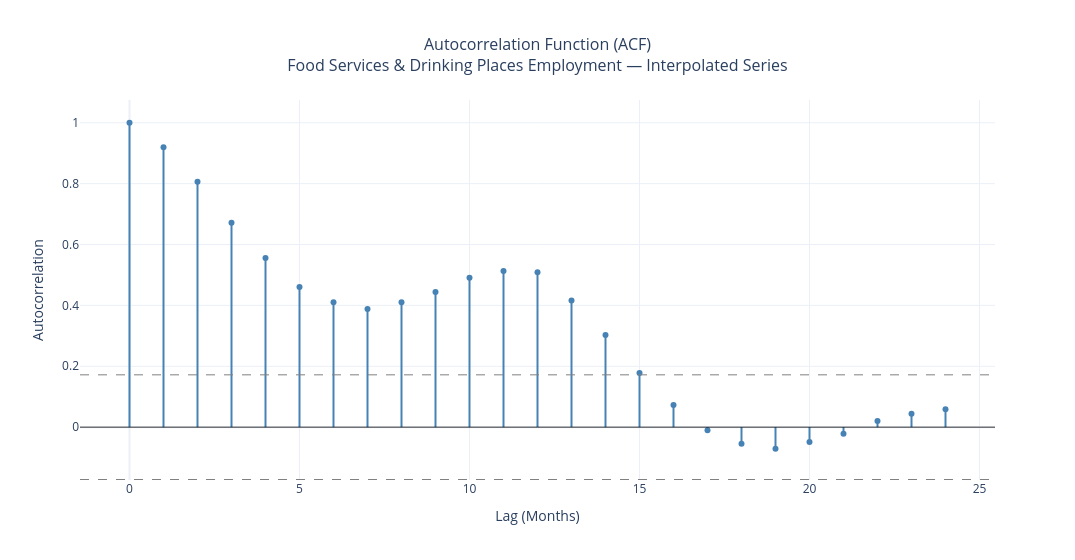

This figure's notebook cell:
### Markdown cell above
## Seasonality

Employment in food services follows a clear seasonal pattern. It generally builds through the spring, reaches its highest levels during the summer months from June through August, and then tapers off through the fall before reaching its lowest levels in January and February.

The timing of this pattern remains broadly consistent across years. The pandemic period should be interpreted cautiously, however, because the actual employment values from March 2020 through June 2021 were replaced through interpolation. The smooth pattern shown during that period reflects the modeling approach rather than the recorded collapse and recovery.

The yearly overlay provides a broader view of employment levels. It shows growth from 2016 through 2019, a smooth interpolated transition during the pandemic period, and higher employment levels in recent years. In 2026, employment follows the familiar spring and summer rise before declining through October. Because the monthly averages combine years with different overall employment levels, they provide descriptive evidence of seasonality rather than a pure seasonal estimate.

The STL decomposition provides a separate estimate of the recurring monthly pattern. The timing of the seasonal changes remains broadly consistent, while their magnitude varies across years. The smaller seasonal swings around the pandemic period may partly reflect the interpolation, which removed the observed fluctuations within that window. The chart suggests that the timing of the employment cycle is relatively stable, but differences in the size of the seasonal movement should be interpreted with that modeling choice in mind.

### Code cell
# =============================================================================
# Section 4: ACF
# =============================================================================

acf_values = acf(df_interp['employed'], nlags=24)
lags = list(range(len(acf_values)))

fig = go.Figure()

# Zero line
fig.add_hline(y=0, line_color='black', line_width=0.8)

# Approximate 95% white-noise reference bounds
n = len(df_interp['employed'])
ci_bound = 1.96 / np.sqrt(n)
fig.add_hline(y=ci_bound, line_dash='dash', line_color='gray', line_width=1)
fig.add_hline(y=-ci_bound, line_dash='dash', line_color='gray', line_width=1)

# ACF stems
for i, (lag, val) in enumerate(zip(lags, acf_values)):
    fig.add_trace(go.Scatter(
        x=[lag, lag],
        y=[0, val],
        mode='lines',
        line=dict(color='steelblue', width=2),
        showlegend=False,
        hoverinfo='skip'
    ))

# ACF points
fig.add_trace(go.Scatter(
    x=lags,
    y=acf_values,
    mode='markers',
    marker=dict(color='steelblue', size=6),
    name='ACF',
    showlegend=False,
    hovertemplate='Lag %{x}: %{y:.3f}<extra></extra>'
))

fig.update_layout(
        title=dict(
        text='Autocorrelation Function (ACF)<br>'
             'Food Services & Drinking Places Employment — Interpolated Series',
        x=0.5,
        font=dict(size=16)
    ),
    xaxis_title='Lag (Months)',
    yaxis_title='Autocorrelation',
    width=1075,
    template='plotly_white',
    hovermode='closest'
)

fig.show()

acf_table = pd.DataFrame({
    'lag': lags,
    'autocorrelation': acf_values
})

acf_table['outside_reference_bounds'] = (
    acf_table['autocorrelation'].abs() > ci_bound
)

print(f"95% white-noise reference bounds: ±{ci_bound:.6f}")
print(
    acf_table.to_string(
        index=False,
        float_format=lambda value: f'{value:.6f}'
    )
)

### Figure 1 — Plotly figure (JSON) as saved in the notebook; plotly's stock layout.template omitted (floating-point values rounded to 4 significant figures)
{"data": [{"hoverinfo": "skip", "line": {"color": "steelblue", "width": 2}, "mode": "lines", "showlegend": false, "type": "scatter", "x": [0, 0], "y": [0, 1]}, {"hoverinfo": "skip", "line": {"color": "steelblue", "width": 2}, "mode": "lines", "showlegend": false, "type": "scatter", "x": [1, 1], "y": [0, 0.9197]}, {"hoverinfo": "skip", "line": {"color": "steelblue", "width": 2}, "mode": "lines", "showlegend": false, "type": "scatter", "x": [2, 2], "y": [0, 0.8062]}, {"hoverinfo": "skip", "line": {"color": "steelblue", "width": 2}, "mode": "lines", "showlegend": false, "type": "scatter", "x": [3, 3], "y": [0, 0.6714]}, {"hoverinfo": "skip", "line": {"color": "steelblue", "width": 2}, "mode": "lines", "showlegend": false, "type": "scatter", "x": [4, 4], "y": [0, 0.556]}, {"hoverinfo": "skip", "line": {"color": "steelblue", "width": 2}, "mode": "lines", "showlegend": false, "type": "scatter", "x": [5, 5], "y": [0, 0.4604]}, {"hoverinfo": "skip", "line": {"color": "steelblue", "width": 2}, "mode": "lines", "showlegend": false, "type": "scatter", "x": [6, 6], "y": [0, 0.4106]}, {"hoverinfo": "skip", "line": {"color": "steelblue", "width": 2}, "mode": "lines", "showlegend": false, "type": "scatter", "x": [7, 7], "y": [0, 0.3883]}, {"hoverinfo": "skip", "line": {"color": "steelblue", "width": 2}, "mode": "lines", "showlegend": false, "type": "scatter", "x": [8, 8], "y": [0, 0.4101]}, {"hoverinfo": "skip", "line": {"color": "steelblue", "width": 2}, "mode": "lines", "showlegend": false, "type": "scatter", "x": [9, 9], "y": [0, 0.4443]}, {"hoverinfo": "skip", "line": {"color": "steelblue", "width": 2}, "mode": "lines", "showlegend": false, "type": "scatter", "x": [10, 10], "y": [0, 0.4905]}, {"hoverinfo": "skip", "line": {"color": "steelblue", "width": 2}, "mode": "lines", "showlegend": false, "type": "scatter", "x": [11, 11], "y": [0, 0.5134]}, {"hoverinfo": "skip", "line": {"color": "steelblue", "width": 2}, "mode": "lines", "showlegend": false, "type": "scatter", "x": [12, 12], "y": [0, 0.5091]}, {"hoverinfo": "skip", "line": {"color": "steelblue", "width": 2}, "mode": "lines", "showlegend": false, "type": "scatter", "x": [13, 13], "y": [0, 0.4158]}, {"hoverinfo": "skip", "line": {"color": "steelblue", "width": 2}, "mode": "lines", "showlegend": false, "type": "scatter", "x": [14, 14], "y": [0, 0.3028]}, {"hoverinfo": "skip", "line": {"color": "steelblue", "width": 2}, "mode": "lines", "showlegend": false, "type": "scatter", "x": [15, 15], "y": [0, 0.1776]}, {"hoverinfo": "skip", "line": {"color": "steelblue", "width": 2}, "mode": "lines", "showlegend": false, "type": "scatter", "x": [16, 16], "y": [0, 0.07264]}, {"hoverinfo": "skip", "line": {"color": "steelblue", "width": 2}, "mode": "lines", "showlegend": false, "type": "scatter", "x": [17, 17], "y": [0, -0.01042]}, {"hoverinfo": "skip", "line": {"color": "steelblue", "width": 2}, "mode": "lines", "showlegend": false, "type": "scatter", "x": [18, 18], "y": [0, -0.05417]}, {"hoverinfo": "skip", "line": {"color": "steelblue", "width": 2}, "mode": "lines", "showlegend": false, "type": "scatter", "x": [19, 19], "y": [0, -0.07058]}, {"hoverinfo": "skip", "line": {"color": "steelblue", "width": 2}, "mode": "lines", "showlegend": false, "type": "scatter", "x": [20, 20], "y": [0, -0.04874]}, {"hoverinfo": "skip", "line": {"color": "steelblue", "width": 2}, "mode": "lines", "showlegend": false, "type": "scatter", "x": [21, 21], "y": [0, -0.02194]}, {"hoverinfo": "skip", "line": {"color": "steelblue", "width": 2}, "mode": "lines", "showlegend": false, "type": "scatter", "x": [22, 22], "y": [0, 0.02017]}, {"hoverinfo": "skip", "line": {"color": "steelblue", "width": 2}, "mode": "lines", "showlegend": false, "type": "scatter", "x": [23, 23], "y": [0, 0.04441]}, {"hoverinfo": "skip", "line": {"color": "steelblue", "width": 2}, "mode": "lines", "showlegend": false, "type": "scatter", "x": [24, 24], "y": [0, 0.05867]}, {"hovertemplate": "Lag %{x}: %{y:.3f}<extra></extra>", "marker": {"color": "steelblue", "size": 6}, "mode": "markers", "name": "ACF", "showlegend": false, "type": "scatter", "x": [0, 1, 2, 3, 4, 5, 6, 7, 8, 9, 10, 11, 12, 13, 14, 15, 16, 17, 18, 19, 20, 21, 22, 23, 24], "y": [1.0, 0.9197, 0.8062, 0.6714, 0.556, 0.4604, 0.4106, 0.3883, 0.4101, 0.4443, 0.4905, 0.5134, 0.5091, 0.4158, 0.3028, 0.1776, 0.07264, -0.01042, -0.05417, -0.07058, -0.04874, -0.02194, 0.02017, 0.04441, 0.05867]}], "layout": {"hovermode": "closest", "shapes": [{"line": {"color": "black", "width": 0.8}, "type": "line", "x0": 0, "x1": 1, "xref": "x domain", "y0": 0, "y1": 0, "yref": "y"}, {"line": {"color": "gray", "dash": "dash", "width": 1}, "type": "line", "x0": 0, "x1": 1, "xref": "x domain", "y0": 0.1719, "y1": 0.1719, "yref": "y"}, {"line": {"color": "gray", "dash": "dash", "width": 1}, "type": "line", "x0": 0, "x1": 1, "xref": "x domain", "y0": -0.1719, "y1": -0.1719, "yref": "y"}], "title": {"font": {"size": 16}, "text": "Autocorrelation Function (ACF)<br>Food Services & Drinking Places Employment — Interpolated Series", "x": 0.5}, "width": 1075, "xaxis": {"title": {"text": "Lag (Months)"}}, "yaxis": {"title": {"text": "Autocorrelation"}}}}
